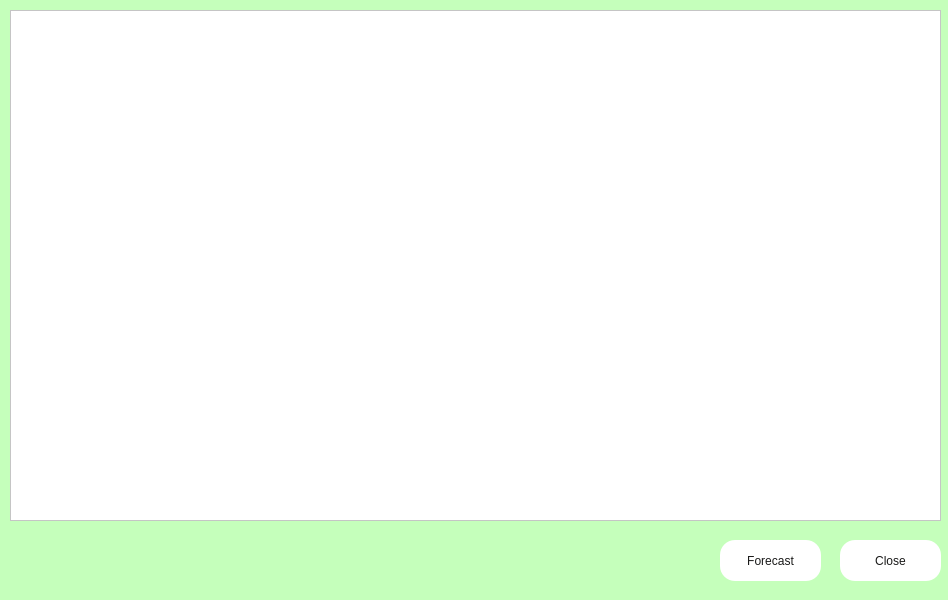
<?xml version="1.0" encoding="UTF-8"?>
<ui version="4.0">
 <class>Forecast</class>
 <widget class="QDialog" name="Forecast">
  <property name="geometry">
   <rect>
    <x>0</x>
    <y>0</y>
    <width>948</width>
    <height>600</height>
   </rect>
  </property>
  <property name="windowTitle">
   <string>Dialog</string>
  </property>
  <property name="styleSheet">
   <string notr="true">background : rgb(197, 255, 187)
</string>
  </property>
  <widget class="QTableWidget" name="WeatherTable">
   <property name="geometry">
    <rect>
     <x>10</x>
     <y>10</y>
     <width>931</width>
     <height>511</height>
    </rect>
   </property>
   <property name="styleSheet">
    <string notr="true">background : rgb(255, 255, 255)</string>
   </property>
  </widget>
  <widget class="QPushButton" name="ButClose">
   <property name="geometry">
    <rect>
     <x>840</x>
     <y>540</y>
     <width>101</width>
     <height>41</height>
    </rect>
   </property>
   <property name="styleSheet">
    <string notr="true">background : rgb(255, 255, 255) ; 
color : rgb(26, 26, 25);
border-radius : 15;
</string>
   </property>
   <property name="text">
    <string>Close</string>
   </property>
  </widget>
  <widget class="QPushButton" name="ButForecast">
   <property name="geometry">
    <rect>
     <x>720</x>
     <y>540</y>
     <width>101</width>
     <height>41</height>
    </rect>
   </property>
   <property name="styleSheet">
    <string notr="true">background : rgb(255, 255, 255) ; 
color : rgb(26, 26, 25);
border-radius : 15;
</string>
   </property>
   <property name="text">
    <string>Forecast</string>
   </property>
  </widget>
  <widget class="QLabel" name="ErrorLabel">
   <property name="geometry">
    <rect>
     <x>20</x>
     <y>540</y>
     <width>691</width>
     <height>41</height>
    </rect>
   </property>
   <property name="styleSheet">
    <string notr="true">color : rgb(0, 0, 0)</string>
   </property>
   <property name="text">
    <string/>
   </property>
  </widget>
 </widget>
 <resources/>
 <connections/>
</ui>
